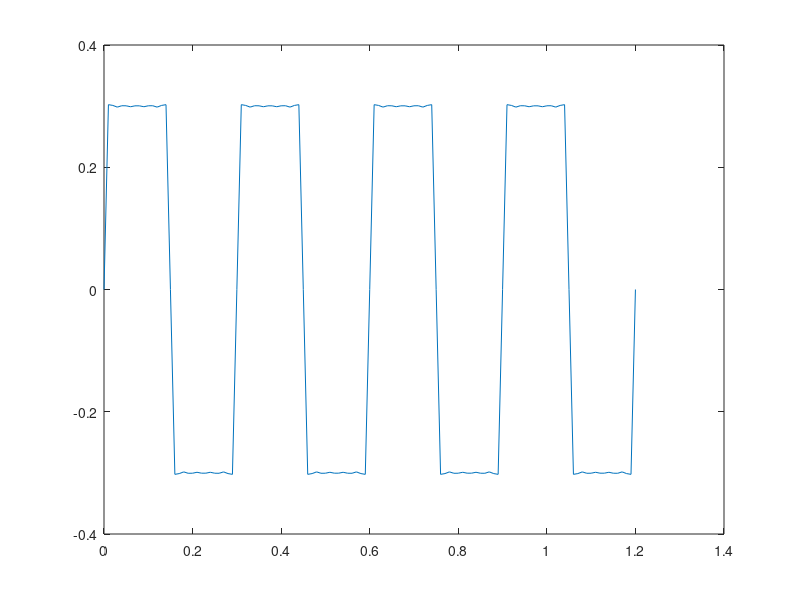

Write MATLAB code to recreate this figure. (Note: this script raises an error after producing the figure.)
T=0.3;
A=0.3;
t=0:0.01:4*T;
n1=length(t);
N=100;
s=0;

signal=0;
for i=1:n1
s=0;
for n=1:N
s=s+A*4/(pi*(2*n-1))*sin(2*pi*(2*n-1)/T*t(i));
end
signal(i)=s;
end
plot(t,signal);

matlab2tikz()